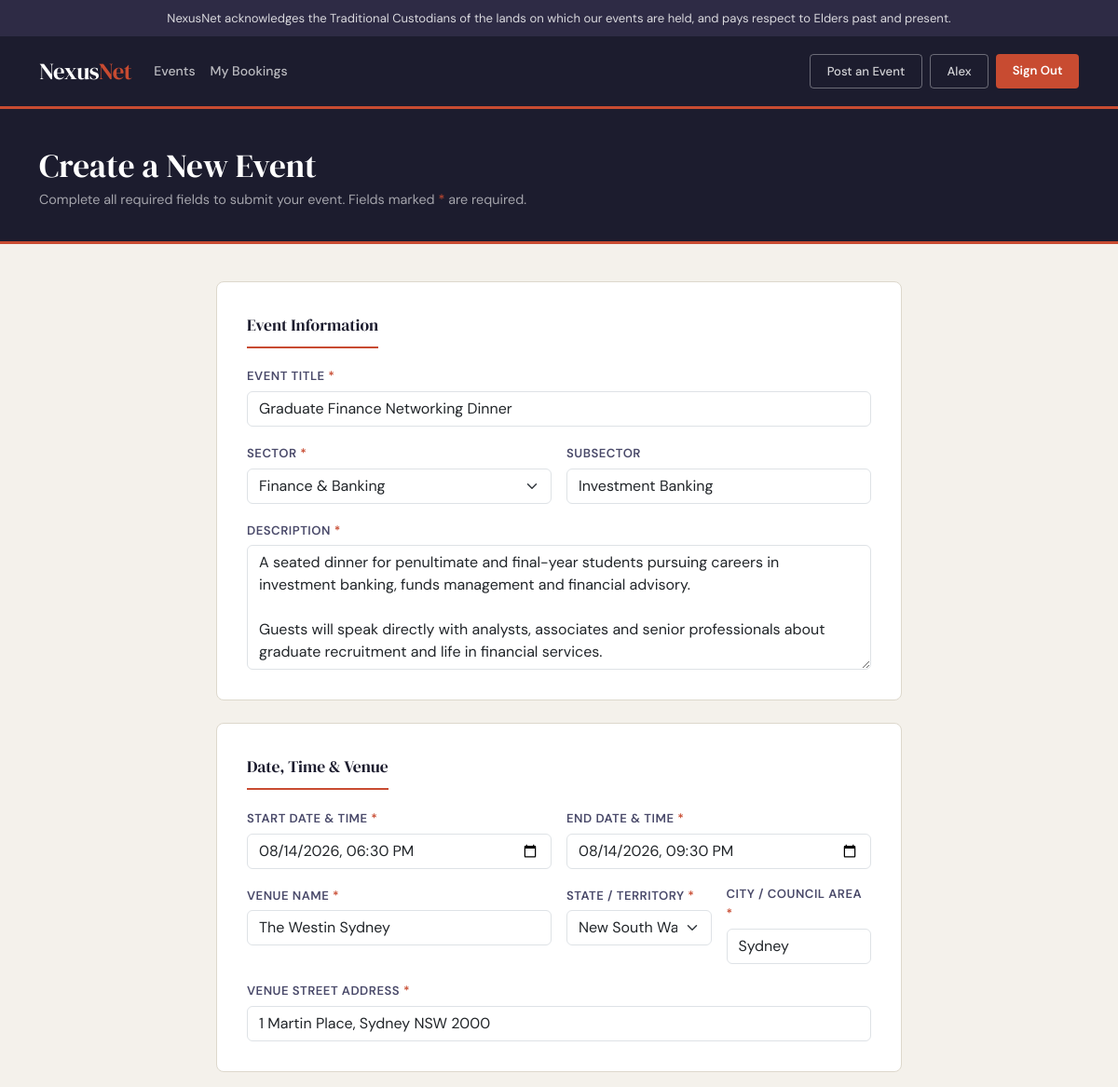
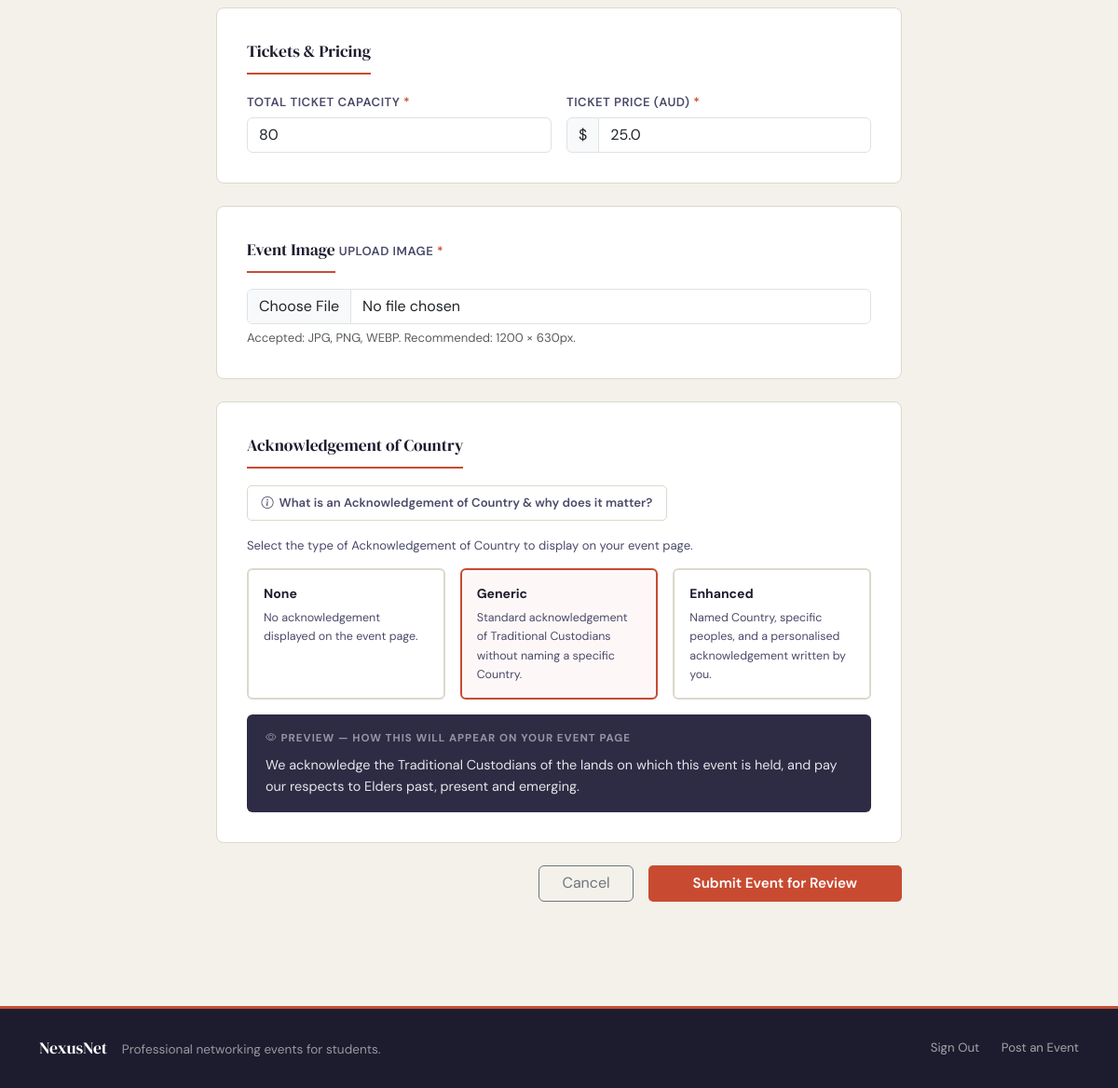
/event/2/edit (signed in), run on the app's committed database (2 pictures, top to bottom).
### website/models.py (models this page shows)
class User(db.Model, UserMixin):
    __tablename__ = 'users'
    id = db.Column(db.Integer, primary_key=True)
    first_name = db.Column(db.String(50), nullable=False)
    surname = db.Column(db.String(50), nullable=False)
    email = db.Column(db.String(120), unique=True, nullable=False)
    password_hash = db.Column(db.String(255), nullable=False)
    contact_number = db.Column(db.String(20), nullable=False)
    street_address = db.Column(db.String(200), nullable=False)
    events = db.relationship('Event', back_populates='creator', lazy=True)
    orders = db.relationship('Order', back_populates='user', lazy=True)
    comments = db.relationship('Comment', back_populates='user', lazy=True)

class Event(db.Model):
    __tablename__ = 'events'
    id = db.Column(db.Integer, primary_key=True)
    title = db.Column(db.String(200), nullable=False)
    description = db.Column(db.Text, nullable=False)
    image = db.Column(db.String(400), nullable=False)
    date = db.Column(db.DateTime, nullable=False)
    end_time = db.Column(db.DateTime, nullable=False)
    venue = db.Column(db.String(200), nullable=False)
    venue_address = db.Column(db.String(300), nullable=False)
    city = db.Column(db.String(100), nullable=False)
    state = db.Column(db.String(100), nullable=False)
    sector = db.Column(db.String(100), nullable=False)
    subsector = db.Column(db.String(100), nullable=True)
    ticket_capacity = db.Column(db.Integer, nullable=False)
    tickets_remaining = db.Column(db.Integer, nullable=False)
    ticket_price = db.Column(db.Float, nullable=False)
    status = db.Column(db.String(20), nullable=False, default='Open')
    aoc_level = db.Column(db.String(10), nullable=False, default='none')
    aoc_country_name = db.Column(db.String(200), nullable=True)
    aoc_custom_text = db.Column(db.Text, nullable=True)
    created_at = db.Column(db.DateTime, default=datetime.now)
    user_id = db.Column(db.Integer, db.ForeignKey('users.id'), nullable=False)
    creator = db.relationship('User', back_populates='events')
    orders = db.relationship('Order', back_populates='event', lazy=True)
    comments = db.relationship('Comment', back_populates='event',
                               lazy=True, order_by='Comment.posted_at')

### website/views.py (the view, shortened to what this page needs)
@main_bp.route('/event/<int:id>/edit', methods=['GET', 'POST'])
@login_required
def edit_event(id):
    event = db.get_or_404(Event, id)
    if event.user_id != current_user.id:
        abort(403)
    form = EventForm(obj=event)
    return render_template('create-event.html', form=form, edit=True, event=event)

### website/templates/create-event.html (shortened to what this page needs)
{% extends "base.html" %}
{% block header %}
<div class="page-header">
  <div class="container">
    <h1>Create a New Event</h1>
    <p>Complete all required fields to submit your event.
      Fields marked <span style="color:var(--accent)">*</span> are required.</p>
  </div>
</div>
{% endblock %}
{% block content %}
<main class="pb-5">
  <div class="container">
    <div class="row justify-content-center">
      <div class="col-lg-9 col-xl-8">
        <form method="POST" enctype="multipart/form-data" novalidate>
          <div class="form-card mb-4">
            <div class="form-section-title">Event Information</div>
            <div class="mb-3">
              <label class="form-label">Event Title <span style="color:var(--accent)">*</span></label>
              {{ form.title(class="form-control", placeholder="e.g. QUT Tech Industry Summit 2025") }}
            </div>
            <div class="row g-3">
              <div class="col-md-6">
                <label class="form-label">Sector <span style="color:var(--accent)">*</span></label>
                {{ form.sector(class="form-select") }}
              </div>
              <div class="col-md-6">
                <label class="form-label">Subsector</label>
                {{ form.subsector(class="form-control", placeholder="e.g. Data Science, Corporate Law…") }}
              </div>
            </div>
            <div class="mt-3">
              <label class="form-label">Description <span style="color:var(--accent)">*</span></label>
              {{ form.description(class="form-control", rows=5, placeholder="Describe the event, its purpose, what attendees can expect…") }}
            </div>
          </div>
          <div class="form-card mb-4">
            <div class="form-section-title">Date, Time &amp; Venue</div>
            <div class="row g-3">
              <div class="col-md-6">
                <label class="form-label">Start Date &amp; Time <span style="color:var(--accent)">*</span></label>
                {{ form.date(class="form-control") }}
              </div>
              <div class="col-md-6">
                <label class="form-label">End Date &amp; Time <span style="color:var(--accent)">*</span></label>
                {{ form.end_time(class="form-control") }}
              </div>
            </div>
            <div class="row g-3 mt-0">
              <div class="col-md-6">
                <label class="form-label">Venue Name <span style="color:var(--accent)">*</span></label>
                {{ form.venue(class="form-control", placeholder="e.g. QUT Gardens Point — P Block Atrium") }}
              </div>
              <div class="col-md-3">
                <label class="form-label">State / Territory <span style="color:var(--accent)">*</span></label>
                {{ form.state(class="form-select") }}
              </div>
              <div class="col-md-3">
                <label class="form-label">City / Council Area <span style="color:var(--accent)">*</span></label>
                {{ form.city(class="form-control", placeholder="e.g. Brisbane") }}
              </div>
            </div>
            <div class="mt-3">
              <label class="form-label">Venue Street Address <span style="color:var(--accent)">*</span></label>
              {{ form.venue_address(class="form-control", placeholder="e.g. 2 George St, Brisbane QLD 4000") }}
            </div>
          </div>
          <div class="form-card mb-4">
            <div class="form-section-title">Tickets &amp; Pricing</div>
            <div class="row g-3">
              <div class="col-md-6">
                <label class="form-label">Total Ticket Capacity <span style="color:var(--accent)">*</span></label>
                {{ form.ticket_capacity(class="form-control", placeholder="e.g. 200") }}
              </div>
              <div class="col-md-6">
                <label class="form-label">Ticket Price (AUD) <span style="color:var(--accent)">*</span></label>
                <div class="input-group">
                  <span class="input-group-text">$</span>
                  {{ form.ticket_price(class="form-control", placeholder="0.00 for free events", step="0.01") }}
                </div>
              </div>
            </div>
          </div>
          <div class="form-card mb-4">
            <div class="form-section-title">Event Image</div>
            <label class="form-label">Upload Image <span style="color:var(--accent)">*</span></label>
            {{ form.image(class="form-control", id="eventImage", accept="image/*") }}
            <div class="form-text mt-1">Accepted: JPG, PNG, WEBP. Recommended: 1200 &times; 630px.</div>
          </div>
          <div class="form-card mb-4">
            <div class="form-section-title">Acknowledgement of Country</div>
            <div class="mb-3">
              <button type="button" class="aoc-info-btn" data-bs-toggle="collapse" data-bs-target="#aocInfoPanel" aria-expanded="false" aria-controls="aocInfoPanel">
                <i class="bi bi-info-circle"></i> What is an Acknowledgement of Country &amp; why does it matter?
              </button>
            </div>
            <p style="font-size:0.82rem; color:var(--ink-soft); margin-bottom:0.85rem;">
              Select the type of Acknowledgement of Country to display on your event page.
            </p>
            <div class="aoc-selector">
              <div class="row g-3 aoc-cards-row">
                <div class="col-md-4">
                  <label for="aocNone" class="aoc-level-card aoc-card-none">
                    <strong>None</strong>
                    <div class="aoc-card-desc">No acknowledgement displayed on the event page.</div>
                  </label>
                </div>
                <div class="col-md-4">
                  <label for="aocGeneric" class="aoc-level-card aoc-card-generic">
                    <strong>Generic</strong>
                    <div class="aoc-card-desc">Standard acknowledgement of Traditional Custodians without naming a specific Country.</div>
                  </label>
                </div>
                <div class="col-md-4">
                  <label for="aocEnhanced" class="aoc-level-card aoc-card-enhanced">
                    <strong>Enhanced</strong>
                    <div class="aoc-card-desc">Named Country, specific peoples, and a personalised acknowledgement written by you.</div>
                  </label>
                </div>
              </div>
              <div class="aoc-generic-panel mt-3">
                <div class="aoc-preview-box">
                  <div class="aoc-preview-label"><i class="bi bi-eye me-1"></i>Preview — how this will appear on your event page</div>
                  <div class="aoc-preview-text">We acknowledge the Traditional Custodians of the lands on which this event is held, and pay our respects to Elders past, present and emerging.</div>
                </div>
              </div>
            </div>
          </div>
          <div class="d-flex flex-column flex-sm-row gap-3 justify-content-end">
            <a href="{{ url_for('main.index') }}" class="btn btn-outline-secondary px-4">Cancel</a>
            {{ form.submit(class="btn btn-accent px-5 py-2", style="font-size:0.95rem; border-radius:5px;") }}
          </div>
        </form>
      </div>
    </div>
  </div>
</main>
{% endblock %}

### website/templates/base.html (shortened to what this page needs)
<!DOCTYPE html>
<html lang="en">
<head>
  <link href="https://cdn.jsdelivr.net/npm/bootstrap@5.3.2/dist/css/bootstrap.min.css" rel="stylesheet"
>
  <link href="https://cdn.jsdelivr.net/npm/bootstrap-icons@1.11.3/font/bootstrap-icons.min.css" rel="stylesheet">
  <link href="{{ url_for('static', filename='style/main.css') }}" rel="stylesheet">
</head>
<body>
  {% block aoc_banner %}
  <div class="aoc-banner">
    NexusNet acknowledges the Traditional Custodians of the lands on which our events are held,
    and pays respect to Elders past and present.
  </div>
  {% endblock %}
  <nav class="navbar navbar-expand-lg sticky-top">
    <div class="container">
      <a class="navbar-brand" href="{{ url_for('main.index') }}">Nexus<span>Net</span></a>
      <div class="collapse navbar-collapse" id="mainNav">
        <ul class="navbar-nav me-auto mb-2 mb-lg-0">
          <li class="nav-item">
            <a class="nav-link {% block nav_events %}{% endblock %}" href="{{ url_for('main.index') }}">Events</a>
          </li>
          <li class="nav-item">
            <a class="nav-link {% block nav_bookings %}{% endblock %}" href="{{ url_for('main.booking_history') }}">My Bookings</a>
          </li>
        </ul>
        <div class="d-flex gap-2 mt-2 mt-lg-0">
          <a href="{{ url_for('main.create_event') }}" class="btn-outline-light-custom">Post an Event</a>
          {% if current_user.is_authenticated %}
            <span class="btn-outline-light-custom" style="cursor:default;">{{ current_user.first_name }}</span>
            <a href="{{ url_for('auth.logout') }}" class="btn-accent">Sign Out</a>
          {% else %}
            <a href="{{ url_for('auth.register', next=request.path) }}" class="btn-outline-light-custom">Register</a>
            <a href="{{ url_for('auth.login', next=request.path) }}" class="btn-accent">Sign In</a>
          {% endif %}
        </div>
      </div>
    </div>
  </nav>
  {% block header %}{% endblock %}
  {% block content %}{% endblock %}
  <footer class="site-footer">
    <div class="container">
      <div class="row align-items-center">
        <div class="col-md-6 mb-2 mb-md-0">
          <span class="footer-brand">NexusNet</span>
          <span>Professional networking events for students.</span>
        </div>
        <div class="col-md-6 text-md-end">
          {% if current_user.is_authenticated %}
            <a href="{{ url_for('auth.logout') }}" class="footer-link">Sign Out</a>
          {% else %}
            <a href="{{ url_for('auth.login') }}" class="footer-link">Sign In</a>
            <a href="{{ url_for('auth.register') }}" class="footer-link">Register</a>
          {% endif %}
          <a href="{{ url_for('main.create_event') }}" class="footer-link">Post an Event</a>
        </div>
      </div>
    </div>
  </footer>
</body>
</html>

### data on the page
User: first_name "Alex"
Event: title "Graduate Finance Networking Dinner", sector "Finance & Banking", subsector "Investment Banking", description "A seated dinner for penultimate and final-year students pursuing careers in investment banking, funds management and financial advisory. Guests will speak directly with analysts, associates and senior professionals about graduate recruitment and life in financial services.", date "08/14/2026 18:30", end_time "08/14/2026 21:30", venue "The Westin Sydney", state "New South Wales", city "Sydney", venue_address "1 Martin Place, Sydney NSW 2000", ticket_capacity "80", ticket_price "25.0"
